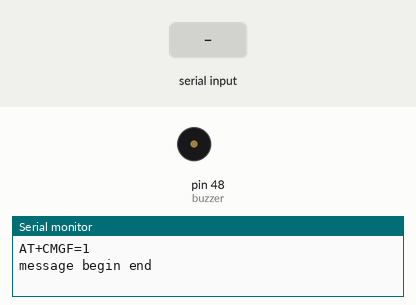
Recording of a sketch running on a simulated Arduino Mega 2560, built with avr-gcc and run on an emulated ATmega2560. Parts: buzzer (waves = sounding, pin HIGH), the last lines printed to the serial monitor. The test bench sets the inputs (shaded band).

Above: at 3.4 s.
3.5 s: "90,45\n" received over the second serial link
At 5.3 s:
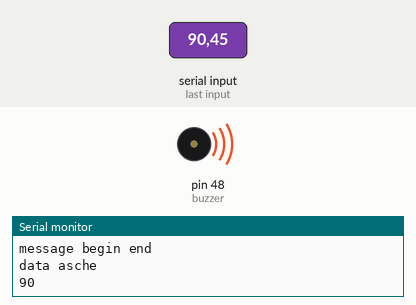
Timing chart, 0 to 7.0 s (numbered marks = the images above; inputs shaded):
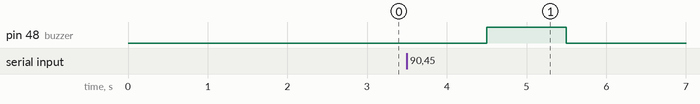

The sketch:

guardian_message.ino
```cpp
/* Mahmudul Islam
 * EEE,Bangladesh University of Engineering and Technology (BUET)
 * Email: mahmudulislam299@gmail.com
 */

#include <SoftwareSerial.h>
SoftwareSerial Serialdata(10,11); //(rx,tx)
String p;
int x,num,num1,num2;
char phone_no[] = "+88018********";

#define buzzer 48
char* names[]={"null","Ordatun Jannat","Rahad Arman Nabid","Nafhatul Zinan Shifa","Naima Tasnim","Mahmudul Islam","Sheikh Tabrej Alam","X","Y","Z"};
String text;

void setup() {
  message_begin();
  Serialdata.begin(9600);
  pinMode(buzzer,OUTPUT);
}

void message_begin()
{
Serial.begin(9600);  //Open Serial connection at baud 9600
delay(2000);
Serial.println("AT+CMGF=1"); //set GSM to text mode
delay(200);
Serial.println("message begin end");
}

void loop() {
if (Serialdata.available()) {
    Serial.println("");
    Serial.println("data asche");
    p= Serialdata.readString();
    num=p.toInt();
    Serial.println(num);
    num1=num/10;
    num2=num%10;
    if(num2==1){
      text= names[num1] + String(" is at university now");
    }
    else if (num2==2){
      text= names[num1] + String(" has left university");
    }
     guardian();
      }

    }

void guardian()
{
  digitalWrite(buzzer,HIGH);
  delay(1000);
  digitalWrite(buzzer,LOW);
  delay(1000);
  message();
  delay(4000);
  Serial.println("msg done");
  delay(1000);

}

void call(){
  delay(500);
  Serial.print("ATD");; //Dial the phone number using ATD command
  Serial.print(phone_no);
  Serial.println(";"); // Semicolon is a must at the end
  delay(12000);
  Serial.println("ATH"); // After a delay of 5 secs Hang the call

}

void message()
{
 Serial.print("AT+CMGS=\"");
Serial.print(phone_no);
Serial.println("\"");

delay(1000);  // delay is must it waits for > symbol

//Serial.print("absent");  //SMS body
Serial.print(text);  //SMS body
Serial.write(0x1A);  // sends ctrl+z end of message
//Serial.write(0x0D);  // Carriage Return in Hex
//Serial.write(0x0A);  // Line feed in Hex

//The 0D0A pair of characters is the signal for the end of a line and beginning of another.
delay(1000);
}
```

Measured:
- after the input at 3.5 s, pin 48 (buzzer): LOW → HIGH after 1.0 s, → LOW 1.0 s later
